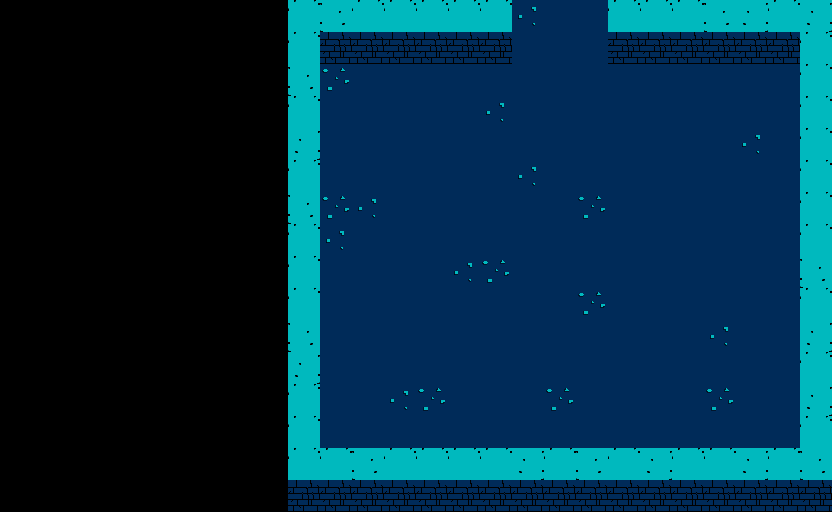

Rendered tile map (Tiled .tmx) drawn with the repository's tilesets; below, a short description and the full map source, tile grids included:
An orthogonal 26x16 tile map with 32x32 px tiles, 1 tile layer (Camada de Blocos 1) and 39 objects (24x Trap, 7x Bee, 4x Wall, Door, Player, ...).

<map version="1.10" tiledversion="1.11.0" orientation="orthogonal" renderorder="right-down" width="26" height="16" tilewidth="32" tileheight="32" infinite="0" nextlayerid="4" nextobjectid="40">
 <tileset firstgid="1" source="dungeon_game.tsx" />
 <layer id="1" name="Camada de Blocos 1" width="26" height="16">
  <data encoding="csv">
0,0,0,0,0,0,0,0,0,27,28,27,27,27,27,27,3,4,4,27,27,27,28,29,27,29,
0,0,0,0,0,0,0,0,0,27,1,1,1,1,1,1,4,4,4,1,1,1,1,1,1,27,
0,0,0,0,0,0,0,0,0,28,5,4,4,4,4,4,4,4,4,4,4,4,4,4,4,27,
0,0,0,0,0,0,0,0,0,27,4,4,4,4,4,3,4,4,4,4,4,4,4,4,4,27,
0,0,0,0,0,0,0,0,0,29,4,4,4,4,4,4,4,4,4,4,4,4,4,3,4,27,
0,0,0,0,0,0,0,0,0,27,4,4,4,4,4,4,3,4,4,4,4,4,4,4,4,27,
0,0,0,0,0,0,0,0,0,28,5,3,4,4,4,4,4,4,5,4,4,4,4,4,4,27,
0,0,0,0,0,0,0,0,0,27,3,4,4,4,4,4,4,4,4,4,4,4,4,4,4,27,
0,0,0,0,0,0,0,0,0,27,4,4,4,4,3,5,4,4,4,4,4,4,4,4,4,28,
0,0,0,0,0,0,0,0,0,27,4,4,4,4,4,4,4,4,5,4,4,4,4,4,4,27,
0,0,0,0,0,0,0,0,0,28,4,4,4,4,4,4,4,4,4,4,4,4,3,4,4,29,
0,0,0,0,0,0,0,0,0,29,4,4,4,4,4,4,4,4,4,4,4,4,4,4,4,27,
0,0,0,0,0,0,0,0,0,27,4,4,3,5,4,4,4,5,4,4,4,4,5,4,4,29,
0,0,0,0,0,0,0,0,0,27,4,4,4,4,4,4,4,4,4,4,4,4,4,4,4,27,
0,0,0,0,0,0,0,0,0,27,27,28,27,27,27,27,29,27,28,27,29,27,27,29,27,28,
0,0,0,0,0,0,0,0,0,1,1,1,1,1,1,1,1,1,1,1,1,1,1,1,1,1
</data>
 </layer>
 <objectgroup id="2" name="Spawns">
  <object id="5" name="Door" type="Door" x="526" y="20" width="64" height="64" />
  <object id="6" name="Player" type="Player" x="527.333" y="360" width="64" height="64" />
  <object id="7" name="Pistol" type="Pistol" x="591.333" y="377.333" width="32" height="32" />
  <object id="8" name="Trap" type="Trap" x="448.167" y="63.5" width="32" height="32" />
  <object id="9" name="Trap" type="Trap" x="447.424" y="258.424" width="32" height="32" />
  <object id="10" name="Trap" type="Trap" x="447.242" y="291.333" width="32" height="32" />
  <object id="11" name="Trap" type="Trap" x="448.152" y="356.606" width="32" height="32" />
  <object id="12" name="Trap" type="Trap" x="448.152" y="323.879" width="32" height="32" />
  <object id="13" name="Trap" type="Trap" x="447.424" y="226.061" width="32" height="32" />
  <object id="14" name="Trap" type="Trap" x="447.458" y="193.208" width="32" height="32" />
  <object id="15" name="Trap" type="Trap" x="447.333" y="160.833" width="32" height="32" />
  <object id="16" name="Trap" type="Trap" x="447.458" y="128.458" width="32" height="32" />
  <object id="17" name="Trap" type="Trap" x="448.125" y="96.0833" width="32" height="32" />
  <object id="18" name="Trap" type="Trap" x="448" y="389.273" width="32" height="32" />
  <object id="19" name="Trap" type="Trap" x="447.636" y="416.182" width="32" height="32" />
  <object id="20" name="Trap" type="Trap" x="641.962" y="65.159" width="32" height="32" />
  <object id="21" name="Trap" type="Trap" x="641.219" y="260.083" width="32" height="32" />
  <object id="22" name="Trap" type="Trap" x="641.038" y="292.992" width="32" height="32" />
  <object id="23" name="Trap" type="Trap" x="641.947" y="358.265" width="32" height="32" />
  <object id="24" name="Trap" type="Trap" x="641.947" y="325.538" width="32" height="32" />
  <object id="25" name="Trap" type="Trap" x="641.219" y="227.72" width="32" height="32" />
  <object id="26" name="Trap" type="Trap" x="641.254" y="194.867" width="32" height="32" />
  <object id="27" name="Trap" type="Trap" x="641.129" y="162.492" width="32" height="32" />
  <object id="28" name="Trap" type="Trap" x="641.254" y="130.117" width="32" height="32" />
  <object id="29" name="Trap" type="Trap" x="641.92" y="97.7423" width="32" height="32" />
  <object id="30" name="Trap" type="Trap" x="641.795" y="390.932" width="32" height="32" />
  <object id="31" name="Trap" type="Trap" x="641.432" y="417.841" width="32" height="32" />
  <object id="32" name="Bee" type="Bee" x="351.5" y="123" width="32" height="32" />
  <object id="33" name="Bee" type="Bee" x="364" y="184.5" width="32" height="32" />
  <object id="34" name="Bee" type="Bee" x="338.5" y="241.5" width="32" height="32" />
  <object id="35" name="Bee" type="Bee" x="403" y="98" width="32" height="32" />
  <object id="36" name="Bee" type="Bee" x="716" y="88.5" width="32" height="32" />
  <object id="37" name="Bee" type="Bee" x="739" y="147.5" width="32" height="32" />
  <object id="38" name="Bee" type="Bee" x="735" y="245.5" width="32" height="32" />
  <object id="39" name="Mage" type="Mage" x="529" y="93.5" width="64" height="64" />
 </objectgroup>
 <objectgroup id="3" name="Collisions">
  <object id="1" type="Wall" x="288.417" y="1.16667" width="35" height="484" />
  <object id="2" type="Wall" x="797.917" y="0.166667" width="35" height="484" />
  <object id="3" type="Wall" x="323.417" y="1.16667" width="471" height="44" />
  <object id="4" type="Wall" x="324.917" y="449.167" width="471" height="44" />
 </objectgroup>
</map>